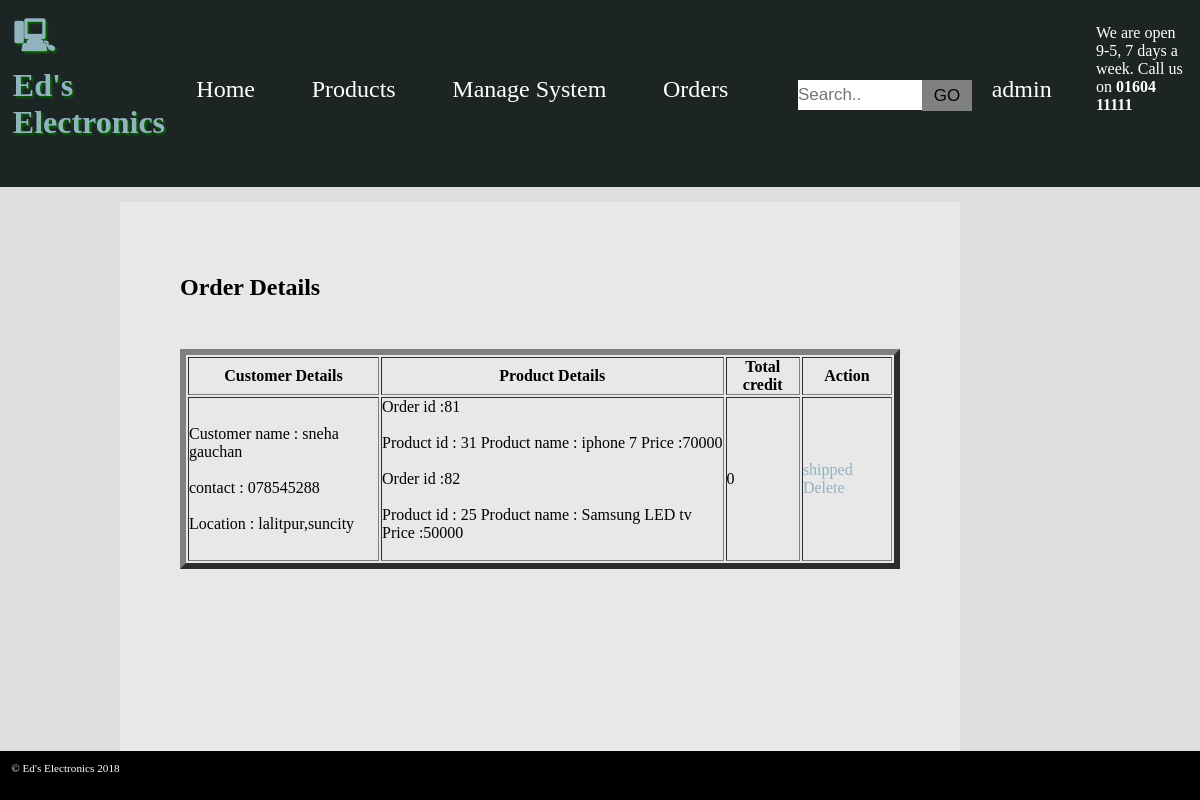
Screenshot of /orders.php (signed in) with the database file from the repository.
### tables this page shows
CREATE TABLE `user_login` (
  `user_id` int(11) NOT NULL,
  `uName` varchar(255) NOT NULL,
  `fName` varchar(255) NOT NULL,
  `mail` varchar(255) NOT NULL,
  `phone` varchar(255) NOT NULL,
  `location` varchar(255) NOT NULL,
  `password` varchar(255) NOT NULL,
  `notice` int(11) DEFAULT NULL
);

CREATE TABLE `checkout` (
  `checkout_id` int(11) NOT NULL,
  `date` timestamp NOT NULL DEFAULT CURRENT_TIMESTAMP,
  `p_id` int(11) NOT NULL,
  `user_id` int(11) NOT NULL,
  `status` varchar(255) NOT NULL DEFAULT 'pending'
);

CREATE TABLE `products` (
  `p_id` int(11) NOT NULL,
  `name` varchar(255) NOT NULL,
  `c_id` int(11) NOT NULL,
  `admin_id` int(11) NOT NULL,
  `img` varchar(255) NOT NULL,
  `p_details` varchar(255) NOT NULL,
  `price` int(255) NOT NULL,
  `date` timestamp NOT NULL DEFAULT CURRENT_TIMESTAMP
);

### session.php (called while the page is built, shortened)
<?php
	include 'header.php';
?>

### orders.php (the view, shortened to what this page needs)
<?php
	include 'session.php';
	$s = $p->prepare("SELECT * FROM user_login WHERE user_id IN(SELECT user_id FROM checkout)");
	$s->execute();
	include 'footer.php';
?>
<?php if (isset($_SESSION['aId'])) { ?>
<main>
<h2>Order Details</h2><br><br>
<table border="6">
	<tr>
		<th>Customer Details</th>
		<th>Product Details</th>
		<th>Total credit</th>
		<th>Action</th>
	</tr>
	<?php
	foreach ($s as $all) {?>
		<tr>
			<td><ul class="review">
				<br><li>Customer name : <?php echo $all['fName'] ?> </li><br>
				<li>contact  : <?php echo $all['phone']?></li><br>
				<li>Location   : <?php echo $all['location'];?></li><br>
			</ul>
			</td>
			<td><?php
				$uId = $all['user_id'];
				$check =$p->prepare("SELECT * FROM checkout WHERE user_id =$uId");
				$check->execute();
				foreach ($check as $key) { ?>
				<ul class="review">
				<li>Order id  :<?php echo $key['checkout_id'] ?> </li> <br>
				<li>Product id : <?php echo $key['p_id'] ?>
					Product name  : <?php
					$pId = $key['p_id'];
					$uu = $p->prepare("SELECT * FROM products WHERE p_id= $pId ");
					$uu->execute();
					$f =$uu->fetch();
					echo $f['name'];
					echo "  Price :";
					echo $f['price'];
					?>
					</li><br>
				</ul>
			<?php } ?>
			<td><?php echo $amnt =0; ?></td>
			<td><a href="orders.php?uId=<?php echo $uId?>">
			<?php
			$st =$p->prepare("SELECT * FROM checkout WHERE user_id = $uId");
			$st->execute();
			$sta =$st->fetch();
			echo $sta['status'];
			?></a>
			<a href="orders.php?del=<?php echo $uId?>">Delete</a>
			</td>
		</tr>
	<?php }?>
</table><br><br><br><br><br><br>
</main>
<?php } ?>

### header.php (shortened to what this page needs)
<link rel="stylesheet" href="electronics.css" />
<header>
			<h1>Ed's Electronics</h1>
			<ul>
				<li><a href="index.php">Home</a></li>
				<li><a href="#">Products</a>
				</li>
				<li><?php
				if (isset($_SESSION['aId'])) {
						echo "Manage System";
						}
				?>
				</li>
				<?php
				if (isset($_SESSION['aId'])) {
						echo '<li><a href ="orders.php">Orders</a></li>';
					}
				?>
				<li><?php
						include 'search.php'
						?>
				</li>
				<li><?php
						$p = new PDO('mysql:dbname=assessment;host=localhost','root','');
						if (isset($_SESSION['sId'])) {
							$id = $_SESSION['sId'];
							$u = $p->prepare("SELECT uName FROM user_login WHERE user_id = '$id'");
							$u->execute();
							$s =$u->fetch();
							echo $s['uName'];
						}
						else if (isset($_SESSION['aId'])) {
							$id = $_SESSION['aId'];
							$u = $p->prepare("SELECT uName FROM admin_login WHERE admin_id = '$id'");
							$u->execute();
							$s =$u->fetch();
							echo $s['uName'];
						}
						else
							echo "Account";
						?>
					</li>
			</ul>
			<address>
				<p>We are open 9-5, 7 days a week. Call us on
					<strong>01604 11111</strong>
				</p>
			</address>
		</header>

### electronics.css (style rules this page uses)
* { margin: 0; padding: 0; }
h1 { font-family: 'Audiowide', cursive; margin: 0.4em; }
header h1:before { content: "\1F5B3"; font-family: 'hack'; padding-right: 0.4em; }
header h1 { color: #92B2BF; text-shadow: 2px 2px 2px darkgreen; }
header a { color: white; text-decoration: none; }
header address { float: right; color: white; font-style: normal; padding: 1em; }
main { min-height: 20vh; grid-area: main; padding: 5vw; background-color: #E8E8E8; }
header { background-color: #1C2524; grid-area: header;transition: 0.5s; }
main h1, main a { color: #92B2BF;text-decoration: none; }
header { display: grid; grid-template-columns: 10% 80% 10%; }
header ul { align-self: center; display: grid; grid-template-columns: auto auto auto auto auto auto; grid-template-rows: auto; color: white; list-style-type: none;padding-left: 5%; }
header > ul > li { font-size: 1.5em; cursor: pointer; text-align: center; }
h1 { font-weight: bold; margin-bottom: 1em; }
p { margin-top: 0.5em; margin-bottom: 0.5em; }
h2 { margin-top: 0.5em; margin-bottom: 0.5em; }
.review { list-style-type: none; }

### rows the page displays
user_login: fName "sneha gauchan", phone "078545288", location "lalitpur,suncity", checkout.status "shipped"
checkout: checkout_id "81", p "31", p.name "iphone 7", p.price "70000"
checkout: checkout_id "82", p "25", p.name "Samsung LED tv", p.price "50000"

### other values shown
$s['uName'] "admin"
